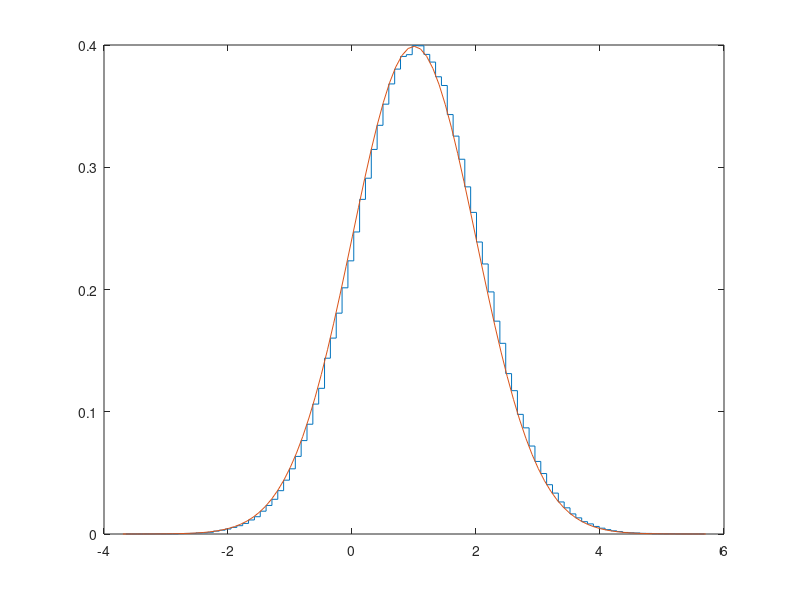

Here is the MATLAB script that generated this plot:
pkg load statistics

clc;
clear all;


function res = test_Chi2_1(tests, n, m)
  res = 0;
  for t = 1 : tests
    mu = 1;
    sigma = 1;
    alpha = 0.95;

    X = sort(normrnd(mu, sigma, n, 1));

    l = min(X);
    r = max(X);
    
    delta = (r - l) / m;
    cnt_in_bucket = zeros(m, 1);
    walls = zeros(m, 2);
    for i = 1 : m
      cur_l = (i - 1) * delta + l;
      cur_r = cur_l + delta;
      walls(i, 1) = cur_l;
      walls(i, 2) = cur_r;
      cnt_in_bucket(i) = sum(X <= cur_r) - sum(X < cur_l);
    endfor

    x_coords = zeros(m, 1);
    for i = 1 : m
      x_coords(i) = (walls(i, 2) + walls(i, 1)) / 2;
    endfor
    
    #Выборочное среднее
    E = sum(x_coords .* cnt_in_bucket) / n;
    #Выборочная дисперсия
    D = sum((x_coords - E) .^ 2 .* cnt_in_bucket) / n;
    SQRT_D = sqrt(D);

    P = zeros(m, 1);

    for i = 1 : m
      cur_l = walls(i, 1);
      cur_r = walls(i, 2);
      P(i) = normcdf(cur_r, E, SQRT_D) - normcdf(cur_l, E, SQRT_D);
    endfor

    hi2 = sum(((cnt_in_bucket - n .* P) .^ 2) ./ (n .* P));
    # TODO: исправить подсчет значения chi2inv
    res = res + (hi2 < chi2inv(1 - alpha, m - 1));
  endfor
  printf("Успешно %d из %d\n", res, tests);
endfunction

function res = test_Chi2_2(tests, n, m)
  res = 0;
  for t = 1 : tests
    mu = 1;
    sigma = 1;
    alpha = 0.95;

    X = sort(normrnd(mu, sigma, n, 1));

    l = min(X);
    r = max(X);
    
    delta = (r - l) / m;
    cnt_in_bucket = zeros(m, 1);
    walls = zeros(m, 2);
    for i = 1 : m
      cur_l = (i - 1) * delta + l;
      cur_r = cur_l + delta;
      walls(i, 1) = cur_l;
      walls(i, 2) = cur_r;
      cnt_in_bucket(i) = sum(X <= cur_r) - sum(X < cur_l);
    endfor

    fixed_cnt_in_bucket = zeros(m, 1);
    fixed_walls = zeros(m, 2);
    cur = 0;
    for i = 1 : m
      if (i == 1 || fixed_cnt_in_bucket(cur) >= 6)
        cur = cur + 1;
        fixed_walls(cur, 1) = walls(i, 1);
      endif
      fixed_walls(cur, 2) = walls(i, 2);
      fixed_cnt_in_bucket(cur) = fixed_cnt_in_bucket(cur) + cnt_in_bucket(i);
    endfor
    m = cur;
    walls = zeros(m, 1);
    cnt_in_bucket = zeros(m, 1);
    for i = 1 : m
      walls(i, 1) = fixed_walls(i, 1);
      walls(i, 2) = fixed_walls(i, 2);
      cnt_in_bucket(i) = fixed_cnt_in_bucket(i);
    endfor
    
    x_coords = zeros(m, 1);
    for i = 1 : m
      x_coords(i) = (walls(i, 2) + walls(i, 1)) / 2;
    endfor
    
    #Выборочное среднее
    E = sum(x_coords .* cnt_in_bucket) / n;
    #Выборочная дисперсия
    D = sum((x_coords - E) .^ 2 .* cnt_in_bucket) / n;
    SQRT_D = sqrt(D);

    P = zeros(m, 1);

    for i = 1 : m
      cur_l = walls(i, 1);
      cur_r = walls(i, 2);
      P(i) = normcdf(cur_r, E, SQRT_D) - normcdf(cur_l, E, SQRT_D);
    endfor

    hi2 = sum(((cnt_in_bucket - n .* P) .^ 2) ./ (n .* P));
    # TODO: исправить подсчет значения chi2inv
    res = res + (hi2 < chi2inv(1 - alpha, m - 1));
  endfor
  printf("Успешно %d из %d\n", res, tests);
endfunction

n = 10 ^ 6;
mu = 1;
sigma = 1;
m = 100;

X = sort(normrnd(mu, sigma, n, 1));

l = min(X);
r = max(X);
delta = (r - l) / m;
x_coords = zeros(m, 1);
cnt_in_bucket = zeros(m, 1);
y_coords = zeros(m, 1);

for i = 1 : m
  cur_l = (i - 1) * delta + l;
  cur_r = cur_l + delta;
  x_coords(i) = (cur_r + cur_l) / 2;
  cnt_in_bucket(i) = sum(X <= cur_r) - sum(X < cur_l);
  y_coords(i) = cnt_in_bucket(i) / (n * delta);
endfor

# TODO: научиться строить график
x_coords_for_normpdf = l:0.1:r;
stairs(x_coords, y_coords);
hold on;
plot(x_coords_for_normpdf, normpdf(x_coords_for_normpdf, mu, sigma));

printf("Размер выборки = %d\n", n);
printf("Границы = [%d; %d]\n", l, r);
printf("Выбранная длина интервалов = %d\n", delta);
printf("Количество интервалов = %d\n", m);

printf("\n");

# PART 2

test_Chi2_1(10 ^ 2, 10 ^ 4, m);

# nj >= 6
test_Chi2_2(10 ^ 2, 10 ^ 4, m);

